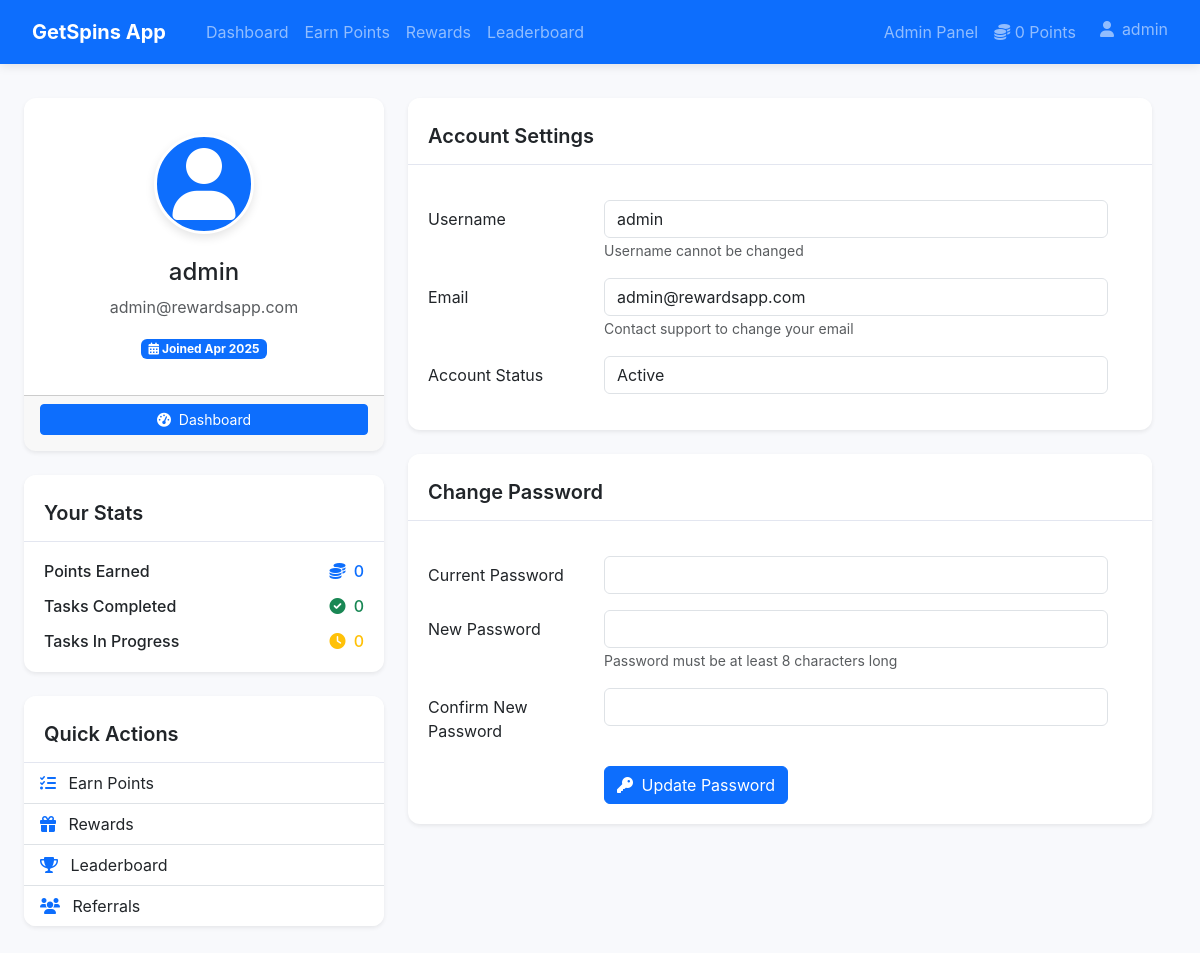
The app's page /profile.php (signed in) with its own data.
### tables this page shows
CREATE TABLE settings (setting_key TEXT PRIMARY KEY, setting_value TEXT);

CREATE TABLE users (
            id INTEGER PRIMARY KEY AUTOINCREMENT,
            username TEXT NOT NULL UNIQUE,
            email TEXT NOT NULL UNIQUE,
            password TEXT NOT NULL,
            points INTEGER NOT NULL DEFAULT 0,
            is_admin INTEGER NOT NULL DEFAULT 0,
            created_at TIMESTAMP DEFAULT CURRENT_TIMESTAMP,
            updated_at TIMESTAMP DEFAULT CURRENT_TIMESTAMP
        , referral_code TEXT, referred_by INTEGER, is_blocked INTEGER DEFAULT 0 NOT NULL);

### includes/db.php (called while the page is built, shortened)
<?php
class Database {
    private static $instance;
    public static function getInstance() {
        if (!self::$instance) {
            self::$instance = new self();
        }
        return self::$instance;
    }
}
?>

### includes/auth.php (called while the page is built, shortened)
<?php
require_once 'db.php';
class Auth {
    private $db;
    public function __construct() {
        $this->db = Database::getInstance();
    }
    public function isLoggedIn() {
        return isset($_SESSION['logged_in']) && $_SESSION['logged_in'] === true;
    }
    public function isAdmin() {
        return isset($_SESSION['is_admin']) && $_SESSION['is_admin'] == 1;
    }
    public function getUser() {
        $user_id = $_SESSION['user_id'];
        $conn = $this->db->getConnection();
        try {
            $stmt = $conn->prepare("SELECT id, username, email, points, is_admin, created_at, referral_code, referred_by FROM users WHERE id = :user_id");
            $stmt->bindValue(':user_id', $user_id);
            $stmt->execute();
            $user = $stmt->fetch(PDO::FETCH_ASSOC);
            return $user;
        } catch (PDOException $e) {
            error_log('Error getting user: ' . $e->getMessage());
            return null;
        }
    }
}
?>

### includes/functions.php (called while the page is built, shortened)
<?php
require_once 'db.php';
function formatPoints($points) {
    $pointsValue = intval($points);
    return number_format($pointsValue);
}
function getSetting($key, $default = null) {
    $db = Database::getInstance();
    $conn = $db->getConnection();
    try {
        $stmt = $conn->prepare("SELECT setting_value FROM settings WHERE setting_key = :key");
        $stmt->bindValue(':key', $key);
        $stmt->execute();
        $result = $stmt->fetch(PDO::FETCH_ASSOC);
        if ($result) {
            $value = $result['setting_value'];
            if (in_array($key, ['app_logo', 'auth_card_logo', 'favicon']) && !empty($value)) {
                if (strpos($value, 'http') !== 0 && strpos($value, '/') !== 0) {
                    $value = '/' . $value;
                }
            }
            return $value;
        } else {
            return $default;
        }
    } catch (PDOException $e) {
        error_log("Error getting setting: " . $e->getMessage());
        return $default;
    }
}
?>

### profile.php (the view, shortened to what this page needs)
<?php
require_once 'includes/config.php';
require_once 'includes/auth.php';
require_once 'includes/functions.php';
$auth = new Auth();
$current_user = $auth->getUser();
$user_id = $current_user['id'];
$db = Database::getInstance();
$conn = $db->getConnection();
$stmt = $conn->prepare("SELECT * FROM users WHERE id = ?");
$stmt->execute([$user_id]);
$stmt = $conn->prepare("SELECT COUNT(*) as total_completed FROM task_progress WHERE user_id = ? AND status = 'completed'");
$stmt->execute([$user_id]);
$total_completed = $stmt->fetch(PDO::FETCH_ASSOC)['total_completed'];
$stmt = $conn->prepare("SELECT COUNT(*) as total_pending FROM task_progress WHERE user_id = ? AND status = 'pending'");
$stmt->execute([$user_id]);
$total_pending = $stmt->fetch(PDO::FETCH_ASSOC)['total_pending'];
$total_points = $current_user['points'];
require_once 'includes/header.php';
?>
<div class="container py-4">
    <div class="row">
        <div class="col-lg-4 mb-4">
            <div class="card shadow-sm">
                <div class="card-body text-center">
                    <div class="mt-3 mb-4">
                        <div class="avatar-placeholder rounded-circle bg-primary text-white mx-auto" style="width: 100px; height: 100px;">
                            <i class="fas fa-user fa-3x"></i>
                        </div>
                    </div>
                    <h4><?php echo htmlspecialchars($user['username']); ?></h4>
                    <p class="text-muted"><?php echo htmlspecialchars($user['email']); ?></p>
                    <p>
                        <span class="badge bg-primary"><i class="fas fa-calendar-alt"></i> Joined <?php echo date('M Y', strtotime($user['created_at'])); ?></span>
                    </p>
                </div>
                <div class="card-footer">
                    <a href="/dashboard" class="btn btn-primary btn-sm w-100 mb-2">
                        <i class="fas fa-tachometer-alt me-1"></i> Dashboard
                    </a>
                </div>
            </div>
            <div class="card shadow-sm mt-4 profile-stat-card">
                <div class="card-header bg-white">
                    <h5 class="card-title mb-0">Your Stats</h5>
                </div>
                <div class="card-body">
                    <div class="d-flex justify-content-between mb-3">
                        <div class="text-start">
                            <h6 class="mb-0">Points Earned</h6>
                        </div>
                        <div class="text-end">
                            <h6 class="mb-0 text-primary"><i class="fas fa-coins me-1"></i> <?php echo formatPoints($total_points); ?></h6>
                        </div>
                    </div>
                    <div class="d-flex justify-content-between mb-3">
                        <div class="text-start">
                            <h6 class="mb-0">Tasks Completed</h6>
                        </div>
                        <div class="text-end">
                            <h6 class="mb-0 text-success"><i class="fas fa-check-circle me-1"></i> <?php echo $total_completed; ?></h6>
                        </div>
                    </div>
                    <div class="d-flex justify-content-between">
                        <div class="text-start">
                            <h6 class="mb-0">Tasks In Progress</h6>
                        </div>
                        <div class="text-end">
                            <h6 class="mb-0 text-warning"><i class="fas fa-clock me-1"></i> <?php echo $total_pending; ?></h6>
                        </div>
                    </div>
                </div>
            </div>
            <div class="card shadow-sm mt-4 profile-stat-card">
                <div class="card-header bg-white">
                    <h5 class="card-title mb-0">Quick Actions</h5>
                </div>
                <div class="card-body p-0">
                    <ul class="list-group list-group-flush">
                        <li class="list-group-item d-flex justify-content-between align-items-center quick-action-link">
                            <a href="/tasks" class="text-decoration-none text-dark w-100">
                                <i class="fas fa-tasks me-2 text-primary"></i> Earn Points
                            </a>
                        </li>
                        <li class="list-group-item d-flex justify-content-between align-items-center quick-action-link">
                            <a href="/rewards" class="text-decoration-none text-dark w-100">
                                <i class="fas fa-gift me-2 text-primary"></i> Rewards
                            </a>
                        </li>
                        <li class="list-group-item d-flex justify-content-between align-items-center quick-action-link">
                            <a href="/leaderboard" class="text-decoration-none text-dark w-100">
                                <i class="fas fa-trophy me-2 text-primary"></i> Leaderboard
                            </a>
                        </li>
                        <li class="list-group-item d-flex justify-content-between align-items-center quick-action-link">
                            <a href="/referrals" class="text-decoration-none text-dark w-100">
                                <i class="fas fa-users me-2 text-primary"></i> Referrals
                            </a>
                        </li>
                    </ul>
                </div>
            </div>
        </div>
        <div class="col-lg-8">
            <div class="card shadow-sm mb-4">
                <div class="card-header bg-white">
                    <h5 class="card-title mb-0">Account Settings</h5>
                </div>
                <div class="card-body">
                    <form>
                        <div class="row mb-3">
                            <label for="username" class="col-sm-3 col-form-label">Username</label>
                            <div class="col-sm-9">
                                <input type="text" class="form-control" id="username" value="<?php echo htmlspecialchars($user['username']); ?>" readonly>
                                <small class="text-muted">Username cannot be changed</small>
                            </div>
                        </div>
                        <div class="row mb-3">
                            <label for="email" class="col-sm-3 col-form-label">Email</label>
                            <div class="col-sm-9">
                                <input type="email" class="form-control" id="email" value="<?php echo htmlspecialchars($user['email']); ?>" readonly>
                                <small class="text-muted">Contact support to change your email</small>
                            </div>
                        </div>
                        <div class="row mb-3">
                            <label for="account_status" class="col-sm-3 col-form-label">Account Status</label>
                            <div class="col-sm-9">
                                <input type="text" class="form-control" id="account_status" value="Active" readonly>
                            </div>
                        </div>
                    </form>
                </div>
            </div>
            <div class="card shadow-sm">
                <div class="card-header bg-white">
                    <h5 class="card-title mb-0">Change Password</h5>
                </div>
                <div class="card-body">
                    <form method="post" action="<?php echo $_SERVER['PHP_SELF']; ?>">
                        <div class="row mb-3">
                            <label for="current_password" class="col-sm-3 col-form-label">Current Password</label>
                            <div class="col-sm-9">
                                <input type="password" class="form-control" id="current_password" name="current_password" required>
                            </div>
                        </div>
                        <div class="row mb-3">
                            <label for="new_password" class="col-sm-3 col-form-label">New Password</label>
                            <div class="col-sm-9">
                                <input type="password" class="form-control" id="new_password" name="new_password" required>
                                <small class="text-muted">Password must be at least 8 characters long</small>
                            </div>
                        </div>
                        <div class="row mb-3">
                            <label for="confirm_password" class="col-sm-3 col-form-label">Confirm New Password</label>
                            <div class="col-sm-9">
                                <input type="password" class="form-control" id="confirm_password" name="confirm_password" required>
                            </div>
                        </div>
                        <div class="row">
                            <div class="col-sm-9 offset-sm-3">
                                <button type="submit" name="change_password" class="btn btn-primary">
                                    <i class="fas fa-key me-1"></i> Update Password
                                </button>
                            </div>
                        </div>
                    </form>
                </div>
            </div>
        </div>
    </div>
</div>
<?php require_once 'includes/dashboard_footer.php'; ?>

### includes/header.php (shortened to what this page needs)
<?php
require_once 'includes/config.php';
require_once 'includes/auth.php';
require_once 'includes/functions.php';
require_once 'includes/db.php';
$auth = new Auth();
$current_user = $auth->getUser();
$current_page = basename($_SERVER['PHP_SELF']);
$request_uri = $_SERVER['REQUEST_URI'];
$request_path = parse_url($request_uri, PHP_URL_PATH);
$request_path = trim($request_path, '/');
$is_public_page = !$auth->isLoggedIn() ||
                  in_array($current_page, ['index.php', 'login.php', 'register.php']) ||
                  in_array($request_path, ['', 'index', 'login', 'register']);
$app_name = getSetting('app_name', APP_NAME);
$app_logo = getSetting('app_logo', '');
?>
<!DOCTYPE html>
<html lang="en">
<head>
    <link href="https://cdn.jsdelivr.net/npm/bootstrap@5.3.0-alpha1/dist/css/bootstrap.min.css" rel="stylesheet">
    <link href="https://cdnjs.cloudflare.com/ajax/libs/font-awesome/6.0.0/css/all.min.css" rel="stylesheet">
    <link href="/assets/css/style.css" rel="stylesheet">
    <link href="/assets/css/new-promo-slider.css" rel="stylesheet">
</head>
<?php
$current_page_name = basename($_SERVER['PHP_SELF'], '.php');
$body_class = '';
if ($current_page_name === 'dashboard') {
    $body_class = 'dashboard-page';
} elseif ($current_page_name === 'tasks') {
    $body_class = 'tasks-page';
} elseif ($current_page_name === 'rewards') {
    $body_class = 'rewards-page';
} elseif ($current_page_name === 'referrals') {
    $body_class = 'referrals-page';
} elseif ($current_page_name === 'leaderboard') {
    $body_class = 'leaderboard-page';
} elseif ($current_page_name === 'profile') {
    $body_class = 'profile-page';
}
?>
<body class="<?php echo $body_class; ?>">
    <nav class="navbar navbar-expand-lg navbar-dark bg-primary fixed-header">
        <div class="container px-3">
            <a class="navbar-brand" href="/">
                <?php if ($is_public_page && !empty($app_logo)): ?>
                <img src="<?php echo $app_logo; ?>" alt="<?php echo htmlspecialchars($app_name); ?>" height="30" class="d-inline-block align-text-top">
                <?php else: ?>
                <?php echo htmlspecialchars($app_name); ?>
                <?php endif; ?>
            </a>
            <?php if ($auth->isLoggedIn()): ?>
            <div class="navbar-collapse" id="navbarNav">
                <ul class="navbar-nav me-auto">
                    <li class="nav-item">
                        <a class="nav-link" href="/dashboard">Dashboard</a>
                    </li>
                    <li class="nav-item">
                        <a class="nav-link" href="/tasks">Earn Points</a>
                    </li>
                    <li class="nav-item">
                        <a class="nav-link" href="/rewards">Rewards</a>
                    </li>
                    <li class="nav-item">
                        <a class="nav-link" href="/leaderboard">Leaderboard</a>
                    </li>
                </ul>
                <ul class="navbar-nav ms-auto">
                    <?php if ($auth->isAdmin()): ?>
                        <li class="nav-item">
                            <a class="nav-link" href="/admin/">Admin Panel</a>
                        </li>
                    <?php endif; ?>
                    <li class="nav-item">
                        <a class="nav-link" href="#">
                            <i class="fas fa-coins"></i> <?php echo formatPoints($current_user['points']); ?> Points
                        </a>
                    </li>
                    <li class="nav-item dropdown">
                        <a class="nav-link dropdown-toggle" href="#" id="navbarDropdown" role="button" data-bs-toggle="dropdown" aria-expanded="false">
                            <i class="fas fa-user"></i> <?php echo htmlspecialchars($current_user['username']); ?>
                        </a>
                    </li>
                </ul>
            </div>
            <?php endif; ?>
        </div>
    </nav>
    <div class="<?php
        if (($current_page === 'index.php' || $request_path === '' || $request_path === 'index') && !$auth->isLoggedIn()) {
            echo 'full-width-container';
        } else {
            echo $auth->isLoggedIn() ? 'container py-4 content-with-fixed-header' : 'container py-4';
        }
    ?>"><?php

### records on screen
settings: setting_value "GetSpins App"
users: points "0", username "admin", email "admin@rewardsapp.com", created_at "Apr 2025"

### other values on screen
$total_completed "0"
$total_pending "0"
